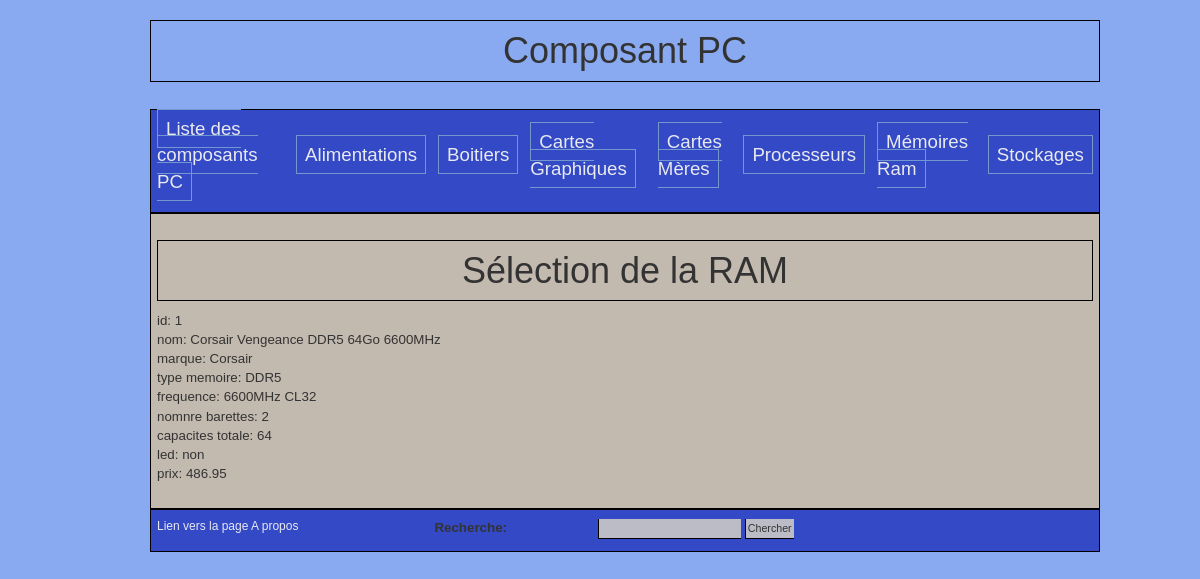
/include/ram/Barrette_de_ram.php?action=select&id=1, run on the app's committed database.
### tables this page shows
CREATE TABLE RAM ( id INT NOT NULL PRIMARY KEY AUTO_INCREMENT,
nom VARCHAR(100) NOT NULL, marque VARCHAR(100) NOT NULL, type_memoire VARCHAR(10) NOT NULL, frequence VARCHAR(20) NOT NULL, nb_barettes INT NOT NULL, 
capacites_totale INT NOT NULL, led VARCHAR(10) NOT NULL, prix FLOAT(10,2) NOT NULL);

### include/ram/Barrette_de_ram.php (the view, shortened to what this page needs)
<?php
$root = $_SERVER["DOCUMENT_ROOT"];
$action = key_exists('action', $_GET)? trim($_GET['action']): null;
switch ($action){
    case 'select':
        $id=$_GET["id"];
        $corps="<h1>Sélection de la RAM</h1>" ;
        $connection =connecter();
        $requete="SELECT * FROM RAM where id=$id";
        $query  = $connection->query($requete);
        $query->setFetchMode(PDO::FETCH_OBJ);
        while( $enregistrement = $query->fetch() ){
            $corps .= "id: ".$enregistrement->id."<br>nom: ".$enregistrement->nom."<br>marque: ".$enregistrement->marque."<br>";
            $corps.= "type memoire: ".$enregistrement->type_memoire."<br>frequence: ".$enregistrement->frequence."<br>nomnre barettes: ".$enregistrement->nb_barettes."<br>";
            $corps.= "capacites totale: ".$enregistrement->capacites_totale."<br>led: ".$enregistrement->led."<br>prix: ".$enregistrement->prix."<br>";
        }
        break;
}
include($root."/squelettes/squelette.php");
?>

### style/form.css (style rules this page uses)
body { margin-left: 150px; margin-right: 100px; font-family: arial, helvetica; font-size: 9pt; background-color: #89aaf1; }
h1 { text-align: center; border: 1px solid black; padding: 10px; }

### data on the page
ram: id "1", nom "Corsair Vengeance DDR5 64Go 6600MHz", marque "Corsair", type_memoire "DDR5", frequence "6600MHz CL32", nb_barettes "2", capacites_totale "64", led "non", prix "486.95"
